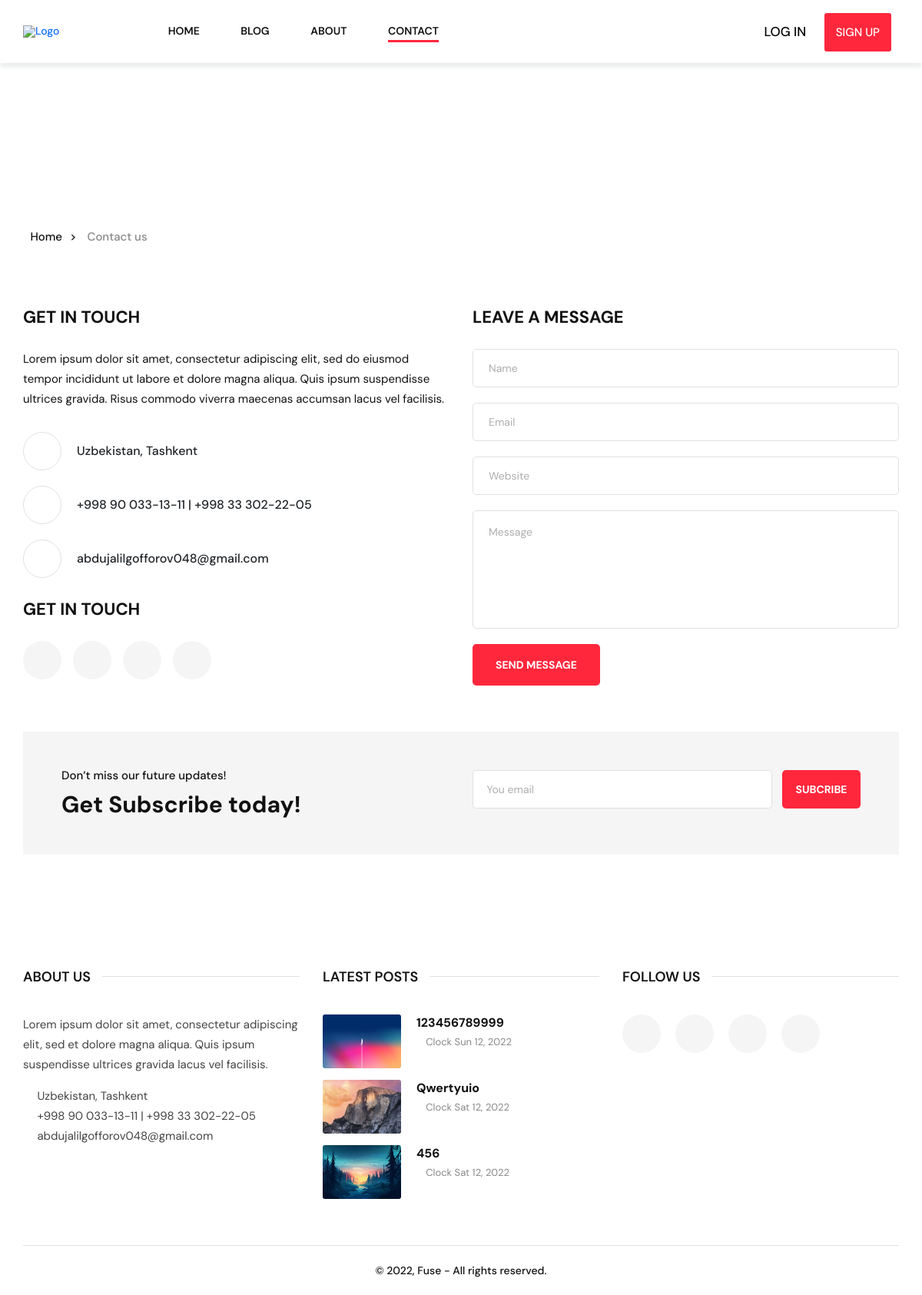
The app's page /contact with its own data.
### app1/models.py (models this page shows, shortened)
class About(Model):
    address = CharField(max_length=255)
    phone_number = CharField(max_length=255)
    email = EmailField(max_length=255)
    class Meta:
        verbose_name_plural = 'Ma\'lumot'
        verbose_name = 'Ma\'lumot'

class Post(Model):
    class Status(TextChoices):
        PENDING = 'pending', 'Kutilmoqda'
        ACTIVE = 'active', 'Faol'
        CANCEL = 'cancel', 'Rad etilgan'
    category = ManyToManyField(Category)
    title = CharField(max_length=100)
    body = RichTextField()
    created_at = DateTimeField(auto_now_add=True)
    updated_at = DateTimeField(auto_now=True)
    user = ForeignKey(User, on_delete=RESTRICT)
    image = ImageField(upload_to='post/%m')
    views_count = IntegerField(default=0)
    slug = SlugField(max_length=100, unique=True)
    is_publish = CharField(max_length=25, choices=Status.choices, default=Status.PENDING)
    class Meta:
        verbose_name_plural = 'Postlar'
        ordering = ('-created_at',)

### app1/views.py (the view)
# urls.py: path('contact', ContactView.as_view(), name='contact_view'),
class ContactView(TemplateView):
    template_name = 'app1/contact.html'
    def get_context_data(self, **kwargs):
        context = super().get_context_data(**kwargs)
        context['latest_posts'] = Post.objects.order_by('-created_at')[:3]
        return context

### app1/context_processors.py (called while the page is built)
def custom_about(request):
    context = {
        'about': About.objects.first()
    }
    return context

### templates/app1/contact.html (shortened to what this page needs)
{% extends 'app1/parts/base.html' %}
{% load static %}
{% block main_content %}
    <div class="no-pd" id="content">
        <div class="container">
              <div class="breadcrumb">
                <ul>
                  <li><a href="index.html"> Home</a></li>
                  <li class="active"><a href="#">Contact us</a></li>
                </ul>
              </div>
          <div class="contact-us">
            <div class="row">
              <div class="col-12 col-md-6">
                <div class="contact-us__info">
                  <h3 class="contact-title">GET IN TOUCH</h3>
                  <p class="contact-description">Lorem ipsum dolor sit amet, consectetur adipiscing elit, sed do eiusmod tempor incididunt ut labore et dolore magna aliqua. Quis ipsum suspendisse ultrices gravida. Risus commodo viverra maecenas accumsan lacus vel facilisis. </p>
                  <div class="contact-method">
                    <div class="contact-method__item"><i class="fas fa-map-marker-alt"></i>
                      <p>{{ about.address }}</p>
                    </div>
                    <div class="contact-method__item"><i class="fas fa-mobile-alt"></i>
                      <p>{{ about.phone_number }}</p>
                    </div>
                    <div class="contact-method__item"><i class="far fa-envelope-open"></i></i>
                      <p>{{ about.email }}</p>
                    </div>
                  </div>
                </div>
                <div class="contact-us__social">
                  <h3 class="contact-title">GET IN TOUCH</h3>
                  <div class="social-block"><a href="#"></a><a href="#"></a><a href="#"></a><a href="#"></a></div>
                </div>
              </div>
              <div class="col-12 col-md-6">
                <div class="contact-us__form">
                  <h3 class="contact-title">LEAVE A MESSAGE</h3>
                  <form action="/">
                    <input type="text" placeholder="Name" name="name"/>
                    <input type="email" placeholder="Email" name="email"/>
                    <input type="text" placeholder="Website" name="website"/>
                    <textarea name="message" cols="30" rows="8" placeholder="Message"></textarea>
                    <button class="btn -normal">Send message</button>
                  </form>
                </div>
              </div>
            </div>
          </div>
        </div>
        <div class="container">
          <div class="subcribe-bar">
            <div class="row">
              <div class="col-12 col-md-6">
                <div class="subcribe-bar__content">
                  <h5>Don’t miss our future updates!</h5>
                  <h3>Get Subscribe today!</h3>
                </div>
              </div>
              <div class="col-12 col-md-6">
                <form class="subcribe-bar__form" action="/">
                  <input type="text" placeholder="You email"/>
                  <button class="btn -normal">Subcribe  </button>
                </form>
              </div>
            </div>
          </div>
        </div>
      </div>
{% endblock %}

### templates/app1/parts/footer.html (shortened to what this page needs)
{% load static %}
<footer>
    <div class="container">
        <div class="footer-content">
            <div class="row">
                <div class="col-12 col-md-6 col-lg-4">
                    <div class="footer-col -about">
                        <div class="center-line-title">
                            <h5>About us</h5>
                        </div>
                        <p>Lorem ipsum dolor sit amet, consectetur adipiscing elit, sed et dolore magna aliqua.
                            Quis ipsum suspendisse ultrices gravida lacus vel facilisis. </p>
                        <div class="contact-method">
                            <p>{{ about.address }}</p>
                            <p>{{ about.phone_number }}</p>
                            <p>{{ about.email }}</p>
                        </div>
                    </div>
                </div>
                <div class="col-12 col-md-6 col-lg-4">
                    <div class="footer-col -feature-post">
                        <div class="center-line-title">
                            <h5>Latest posts</h5>
                        </div>
                        <div class="feature-post-block">
                            {% for latest_post in latest_posts %}
                                <div class="post-card -tiny">
                                    <a class="card__cover" href="#">
                                        <img src="{{ latest_post.image.url}}"
                                             alt="Best Open Source Tools For Developers">
                                    </a>
                                    <div class="card__content">
                                        <a class="card__content-title" href="#">{{ latest_post.title }}</a>
                                        <div class="card__content-info">
                                            <div class="info__time">
                                                <p>Clock {{ latest_post.created_at|date:"D m, Y" }}</p>
                                            </div>
                                        </div>
                                    </div>
                                </div>
                            {% endfor %}
                        </div>
                    </div>
                </div>
                <div class="col-12 col-md-6000 col-lg-4">
                    <div class="footer-col -util">
                        <div class="row">
                            <div class="col-12 col-md-6 col-lg-12">
                                <div class="center-line-title">
                                    <h5>Follow us</h5>
                                </div>
                                <div class="social-block"><a href="#"></a>
                                    <a href="#"></a>
                                    <a href="#"></a>
                                    <a href="#"></a></div>
                            </div>
                        </div>
                    </div>
                </div>
            </div>
        </div>
        <div class="copyright">
            <p>© 2022, Fuse - All rights reserved.</p>
        </div>
    </div>
</footer>

### records on screen
About: address "Uzbekistan, Tashkent", phone_number "+998 90 033-13-11 | +998 33 302-22-05", email "abdujalilgofforov048@gmail.com"
Post: image (picture), title "123456789999", created_at "Sun 12, 2022"
Post: image (picture), title "Qwertyuio", created_at "Sat 12, 2022"
Post: image (picture), title "456", created_at "Sat 12, 2022"
